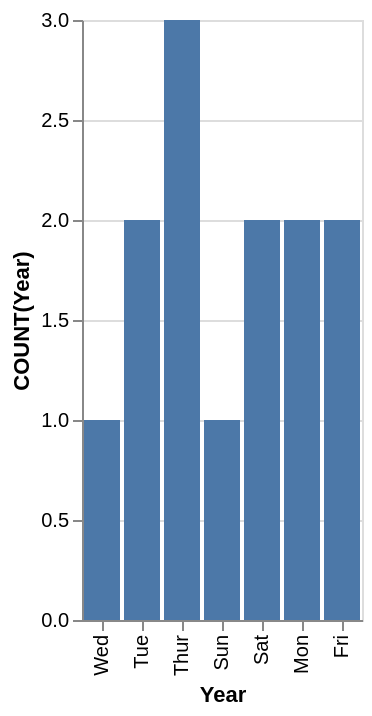

Source (Vega-Lite JSON):
### Vega-Lite specification from a JSON file in a GitHub repository (floating-point values rounded to 4 significant figures)
{"data": {"values": [{"x_data": "Mon", "y_data": 2}, {"x_data": "Tue", "y_data": 2}, {"x_data": "Wed", "y_data": 1}, {"x_data": "Thur", "y_data": 3}, {"x_data": "Fri", "y_data": 2}, {"x_data": "Sat", "y_data": 2}, {"x_data": "Sun", "y_data": 1}]}, "mark": "bar", "encoding": {"x": {"field": "x_data", "type": "nominal", "title": "Year", "sort": "descending"}, "y": {"field": "y_data", "type": "quantitative", "title": "COUNT(Year)"}}}
